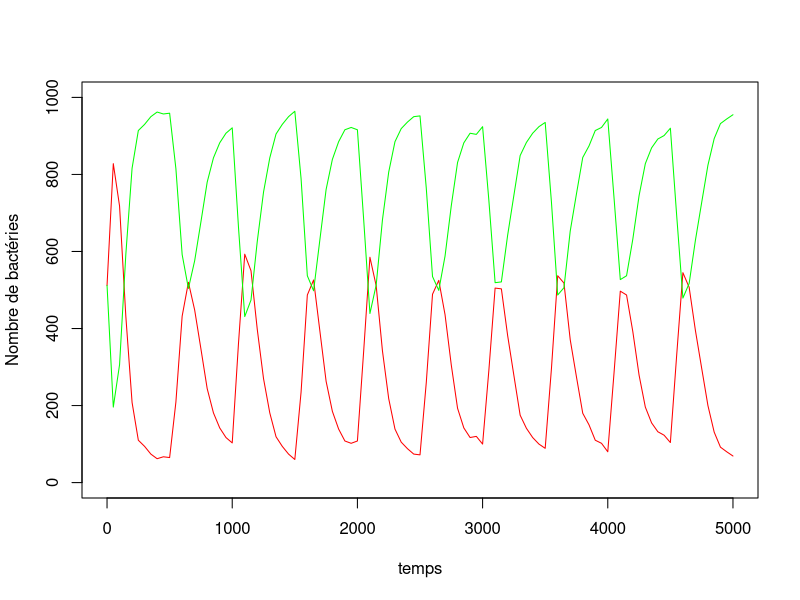
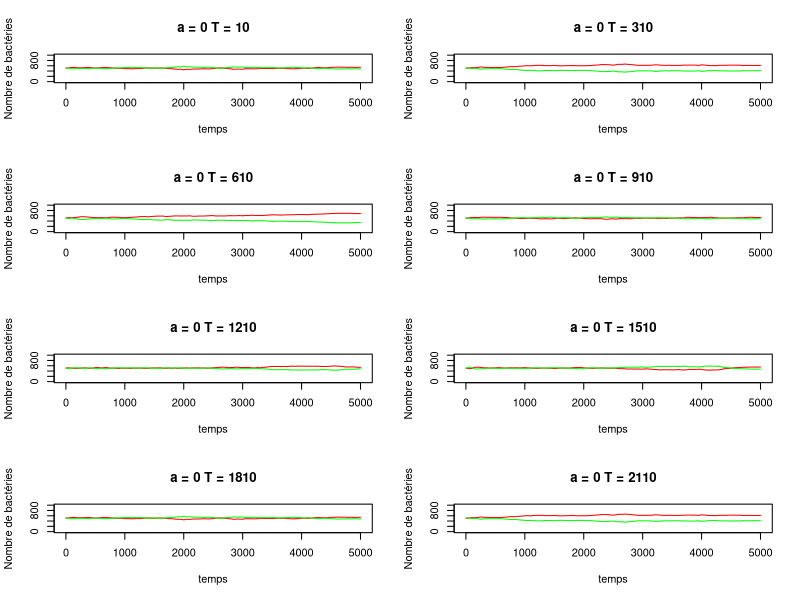
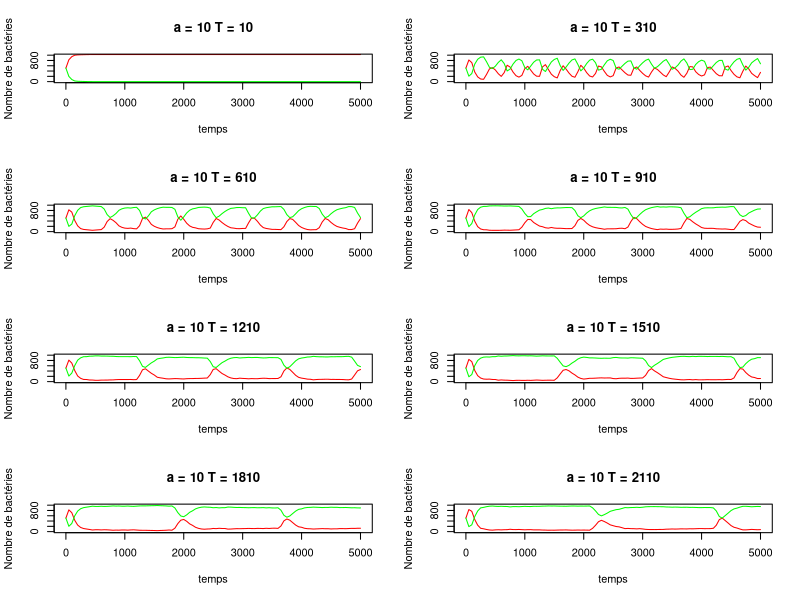
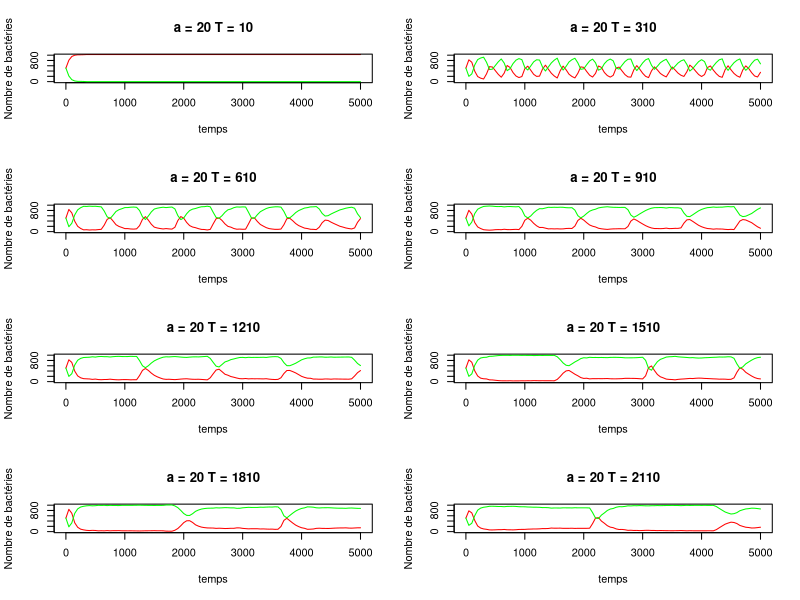
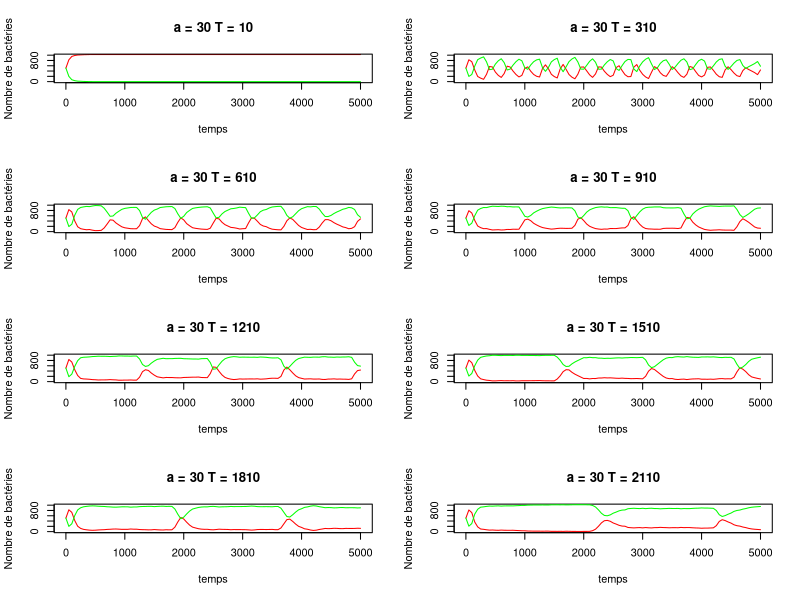
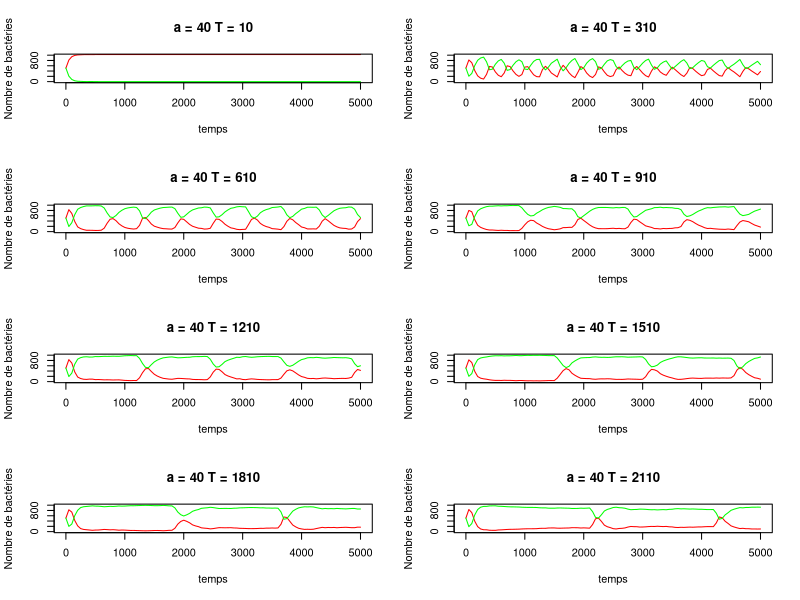
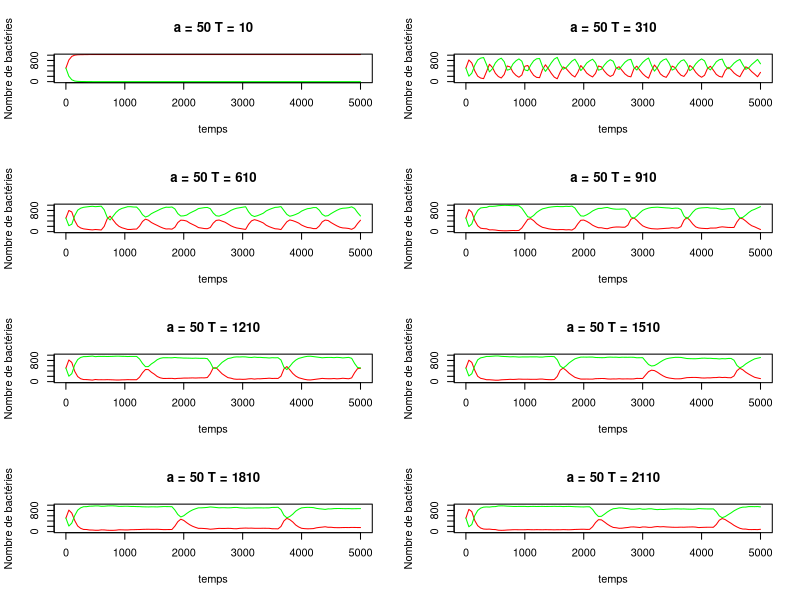

Source code (R) for these figures, in order:
#Lecture de la table
d=read.table("data.tab")
d2=read.table("data2.tab")

#Création du vecteur x
x=0:100
x=x*50

#Premier test
dtest=d[1:101,]
par(mfrow=c(1,1))
plot(x,dtest$V1,ylim=c(0,1000),xlab="temps",ylab="Nombre de bactéries",type="l",col="red")
lines(x,dtest$V2,col="green")

#Création des test pour différentes valeurs de a et T
#Première boucle
d000010=d[102:202,]
d000310=d[203:303,]
d000610=d[304:404,]
d000910=d[405:505,]
d001210=d[506:606,]
d001510=d[607:707,]
d001810=d2[102:202,]
d002110=d2[203:303,]
#Deuxième boucle
d100010=d[708:808,]
d100310=d[809:909,]
d100610=d[910:1010,]
d100910=d[1011:1111,]
d101210=d[1112:1212,]
d101510=d[1213:1313,]
d101810=d2[304:404,]
d102110=d2[405:505,]
#Troisième boucle
d200010=d[1314:1414,]
d200310=d[1415:1515,]
d200610=d[1516:1616,]
d200910=d[1617:1717,]
d201210=d[1718:1818,]
d201510=d[1819:1919,]
d201810=d2[506:606,]
d202110=d2[607:707,]
#Quatrième boucle
d300010=d[1920:2020,]
d300310=d[2021:2121,]
d300610=d[2122:2222,]
d300910=d[2223:2323,]
d301210=d[2324:2424,]
d301510=d[2425:2525,]
d301810=d2[708:808,]
d302110=d2[809:909,]
#Cinquième boucle
d400010=d[2526:2626,]
d400310=d[2627:2727,]
d400610=d[2728:2828,]
d400910=d[2829:2929,]
d401210=d[2930:3030,]
d401510=d[3031:3131,]
d401810=d2[910:1010,]
d402110=d2[1011:1111,]
#Sixième boucle
d500010=d[3132:3232,]
d500310=d[3233:3333,]
d500610=d[3334:3434,]
d500910=d[3435:3535,]
d501210=d[3536:3636,]
d501510=d[3637:3737,]
d501810=d2[1112:1212,]
d502110=d2[1213:1313,]

#Visualisation de ces tests
par(mfrow=c(4,2))
#Première boucle
plot(x,d000010$V1,ylim=c(0,1000),main="a = 0 T = 10",xlab="temps",ylab="Nombre de bactéries",type="l",col="red")
lines(x,d000010$V2,col="green")
plot(x,d000310$V1,ylim=c(0,1000),main="a = 0 T = 310",xlab="temps",ylab="Nombre de bactéries",type="l",col="red")
lines(x,d000310$V2,col="green")
plot(x,d000610$V1,ylim=c(0,1000),main="a = 0 T = 610",xlab="temps",ylab="Nombre de bactéries",type="l",col="red")
lines(x,d000610$V2,col="green")
plot(x,d000910$V1,ylim=c(0,1000),main="a = 0 T = 910",xlab="temps",ylab="Nombre de bactéries",type="l",col="red")
lines(x,d000910$V2,col="green")
plot(x,d001210$V1,ylim=c(0,1000),main="a = 0 T = 1210",xlab="temps",ylab="Nombre de bactéries",type="l",col="red")
lines(x,d001210$V2,col="green")
plot(x,d001510$V1,ylim=c(0,1000),main="a = 0 T = 1510",xlab="temps",ylab="Nombre de bactéries",type="l",col="red")
lines(x,d001510$V2,col="green")
plot(x,d001810$V1,ylim=c(0,1000),main="a = 0 T = 1810",xlab="temps",ylab="Nombre de bactéries",type="l",col="red")
lines(x,d001810$V2,col="green")
plot(x,d002110$V1,ylim=c(0,1000),main="a = 0 T = 2110",xlab="temps",ylab="Nombre de bactéries",type="l",col="red")
lines(x,d002110$V2,col="green")
#Deuxième boucle
plot(x,d100010$V1,ylim=c(0,1000),main="a = 10 T = 10",xlab="temps",ylab="Nombre de bactéries",type="l",col="red")
lines(x,d100010$V2,col="green")
plot(x,d100310$V1,ylim=c(0,1000),main="a = 10 T = 310",xlab="temps",ylab="Nombre de bactéries",type="l",col="red")
lines(x,d100310$V2,col="green")
plot(x,d100610$V1,ylim=c(0,1000),main="a = 10 T = 610",xlab="temps",ylab="Nombre de bactéries",type="l",col="red")
lines(x,d100610$V2,col="green")
plot(x,d100910$V1,ylim=c(0,1000),main="a = 10 T = 910",xlab="temps",ylab="Nombre de bactéries",type="l",col="red")
lines(x,d100910$V2,col="green")
plot(x,d101210$V1,ylim=c(0,1000),main="a = 10 T = 1210",xlab="temps",ylab="Nombre de bactéries",type="l",col="red")
lines(x,d101210$V2,col="green")
plot(x,d101510$V1,ylim=c(0,1000),main="a = 10 T = 1510",xlab="temps",ylab="Nombre de bactéries",type="l",col="red")
lines(x,d101510$V2,col="green")
plot(x,d101810$V1,ylim=c(0,1000),main="a = 10 T = 1810",xlab="temps",ylab="Nombre de bactéries",type="l",col="red")
lines(x,d101810$V2,col="green")
plot(x,d102110$V1,ylim=c(0,1000),main="a = 10 T = 2110",xlab="temps",ylab="Nombre de bactéries",type="l",col="red")
lines(x,d102110$V2,col="green")
#Troisème boucle
plot(x,d200010$V1,ylim=c(0,1000),main="a = 20 T = 10",xlab="temps",ylab="Nombre de bactéries",type="l",col="red")
lines(x,d200010$V2,col="green")
plot(x,d200310$V1,ylim=c(0,1000),main="a = 20 T = 310",xlab="temps",ylab="Nombre de bactéries",type="l",col="red")
lines(x,d200310$V2,col="green")
plot(x,d200610$V1,ylim=c(0,1000),main="a = 20 T = 610",xlab="temps",ylab="Nombre de bactéries",type="l",col="red")
lines(x,d200610$V2,col="green")
plot(x,d200910$V1,ylim=c(0,1000),main="a = 20 T = 910",xlab="temps",ylab="Nombre de bactéries",type="l",col="red")
lines(x,d200910$V2,col="green")
plot(x,d201210$V1,ylim=c(0,1000),main="a = 20 T = 1210",xlab="temps",ylab="Nombre de bactéries",type="l",col="red")
lines(x,d201210$V2,col="green")
plot(x,d201510$V1,ylim=c(0,1000),main="a = 20 T = 1510",xlab="temps",ylab="Nombre de bactéries",type="l",col="red")
lines(x,d201510$V2,col="green")
plot(x,d201810$V1,ylim=c(0,1000),main="a = 20 T = 1810",xlab="temps",ylab="Nombre de bactéries",type="l",col="red")
lines(x,d201810$V2,col="green")
plot(x,d202110$V1,ylim=c(0,1000),main="a = 20 T = 2110",xlab="temps",ylab="Nombre de bactéries",type="l",col="red")
lines(x,d202110$V2,col="green")
#Quatrième boucle
plot(x,d300010$V1,ylim=c(0,1000),main="a = 30 T = 10",xlab="temps",ylab="Nombre de bactéries",type="l",col="red")
lines(x,d300010$V2,col="green")
plot(x,d300310$V1,ylim=c(0,1000),main="a = 30 T = 310",xlab="temps",ylab="Nombre de bactéries",type="l",col="red")
lines(x,d300310$V2,col="green")
plot(x,d300610$V1,ylim=c(0,1000),main="a = 30 T = 610",xlab="temps",ylab="Nombre de bactéries",type="l",col="red")
lines(x,d300610$V2,col="green")
plot(x,d300910$V1,ylim=c(0,1000),main="a = 30 T = 910",xlab="temps",ylab="Nombre de bactéries",type="l",col="red")
lines(x,d300910$V2,col="green")
plot(x,d301210$V1,ylim=c(0,1000),main="a = 30 T = 1210",xlab="temps",ylab="Nombre de bactéries",type="l",col="red")
lines(x,d301210$V2,col="green")
plot(x,d301510$V1,ylim=c(0,1000),main="a = 30 T = 1510",xlab="temps",ylab="Nombre de bactéries",type="l",col="red")
lines(x,d301510$V2,col="green")
plot(x,d301810$V1,ylim=c(0,1000),main="a = 30 T = 1810",xlab="temps",ylab="Nombre de bactéries",type="l",col="red")
lines(x,d301810$V2,col="green")
plot(x,d302110$V1,ylim=c(0,1000),main="a = 30 T = 2110",xlab="temps",ylab="Nombre de bactéries",type="l",col="red")
lines(x,d302110$V2,col="green")
#Cinquième boucle
plot(x,d400010$V1,ylim=c(0,1000),main="a = 40 T = 10",xlab="temps",ylab="Nombre de bactéries",type="l",col="red")
lines(x,d400010$V2,col="green")
plot(x,d400310$V1,ylim=c(0,1000),main="a = 40 T = 310",xlab="temps",ylab="Nombre de bactéries",type="l",col="red")
lines(x,d400310$V2,col="green")
plot(x,d400610$V1,ylim=c(0,1000),main="a = 40 T = 610",xlab="temps",ylab="Nombre de bactéries",type="l",col="red")
lines(x,d400610$V2,col="green")
plot(x,d400910$V1,ylim=c(0,1000),main="a = 40 T = 910",xlab="temps",ylab="Nombre de bactéries",type="l",col="red")
lines(x,d400910$V2,col="green")
plot(x,d401210$V1,ylim=c(0,1000),main="a = 40 T = 1210",xlab="temps",ylab="Nombre de bactéries",type="l",col="red")
lines(x,d401210$V2,col="green")
plot(x,d401510$V1,ylim=c(0,1000),main="a = 40 T = 1510",xlab="temps",ylab="Nombre de bactéries",type="l",col="red")
lines(x,d401510$V2,col="green")
plot(x,d401810$V1,ylim=c(0,1000),main="a = 40 T = 1810",xlab="temps",ylab="Nombre de bactéries",type="l",col="red")
lines(x,d401810$V2,col="green")
plot(x,d402110$V1,ylim=c(0,1000),main="a = 40 T = 2110",xlab="temps",ylab="Nombre de bactéries",type="l",col="red")
lines(x,d402110$V2,col="green")
#Sixième boucle
plot(x,d500010$V1,ylim=c(0,1000),main="a = 50 T = 10",xlab="temps",ylab="Nombre de bactéries",type="l",col="red")
lines(x,d500010$V2,col="green")
plot(x,d500310$V1,ylim=c(0,1000),main="a = 50 T = 310",xlab="temps",ylab="Nombre de bactéries",type="l",col="red")
lines(x,d500310$V2,col="green")
plot(x,d500610$V1,ylim=c(0,1000),main="a = 50 T = 610",xlab="temps",ylab="Nombre de bactéries",type="l",col="red")
lines(x,d500610$V2,col="green")
plot(x,d500910$V1,ylim=c(0,1000),main="a = 50 T = 910",xlab="temps",ylab="Nombre de bactéries",type="l",col="red")
lines(x,d500910$V2,col="green")
plot(x,d501210$V1,ylim=c(0,1000),main="a = 50 T = 1210",xlab="temps",ylab="Nombre de bactéries",type="l",col="red")
lines(x,d501210$V2,col="green")
plot(x,d501510$V1,ylim=c(0,1000),main="a = 50 T = 1510",xlab="temps",ylab="Nombre de bactéries",type="l",col="red")
lines(x,d501510$V2,col="green")
plot(x,d501810$V1,ylim=c(0,1000),main="a = 50 T = 1810",xlab="temps",ylab="Nombre de bactéries",type="l",col="red")
lines(x,d501810$V2,col="green")
plot(x,d502110$V1,ylim=c(0,1000),main="a = 50 T = 2110",xlab="temps",ylab="Nombre de bactéries",type="l",col="red")
lines(x,d502110$V2,col="green")



#Analyse de ces tests
